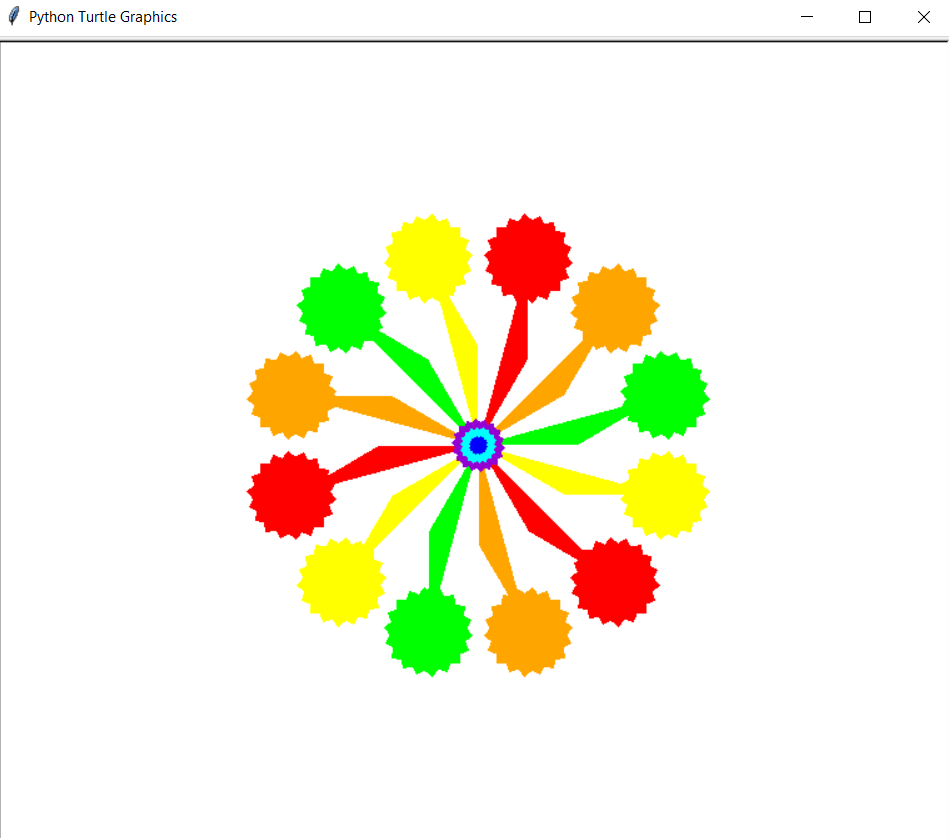

Recreate this plot in Python.
import turtle

t = turtle.Turtle()
s=turtle.Screen()
s.bgcolor("white")
t.pencolor("white")

t.speed(0)

def square(n):
    for j in range(4):
        t.forward(n)
        t.right(90)

def pattern(n,color):
    turn=20
    t.pencolor(color)
    t.fillcolor(color)
    t.begin_fill()
    for i in range(18):
        square(n)
        t.right(turn)
    t.end_fill()

def petal(n):
    colorise = ["yellow","red","orange","#00FF00"]
    t.forward(80)
    t.right(30)
    t.forward(80)
    pattern(25,colorise[n%4])
    t.pencolor("white")
    t.fillcolor()
    t.begin_fill()
    t.right(150)
    t.penup()
    t.forward(35)
    t.pendown()
    t.forward(45)
    t.right(30)
    t.forward(80)
    t.end_fill()
    t.left(180)

for i in range(12):
    petal(i)

pattern(15,"#9400D3")
pattern(10,"cyan")
pattern(5,"#0000FF")

t.hideturtle()
input()
    
